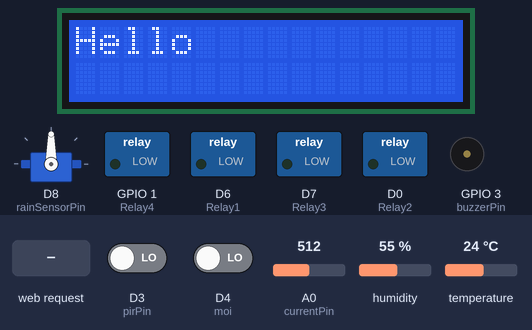
The sketch below on a simulated ESP8266 (NodeMCU). On the bench: 16×2 character LCD, servo, switched loads named in the sketch (green lamp = pin HIGH), buzzer (waves = sounding). The inputs (shaded band) are chosen by the test bench; at power-on: D3 (pirPin) LOW, humidity 55 %, D4 (moi) LOW, A0 (currentPin) = 512, temperature 24 °C. WiFi joins after 1.5 s; servers stay silent unless stated; storage starts empty; what the sketch prints to the serial monitor is not drawn.

Above: at 2.7 s.
2.8 s: D3 (pirPin) driven HIGH
At 16.1 s:
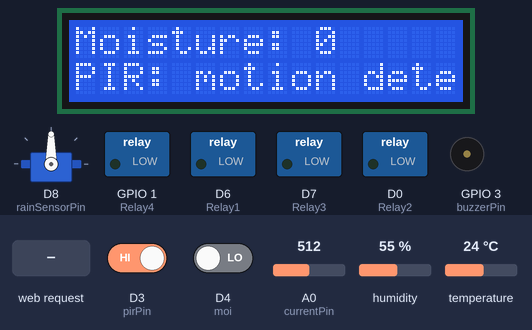
16.2 s: HTTP request GET /relay3on received
At 20.3 s:
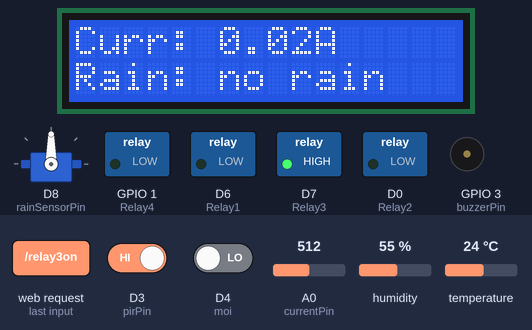
28.3 s: HTTP request GET /relay1on received
At 39.2 s:
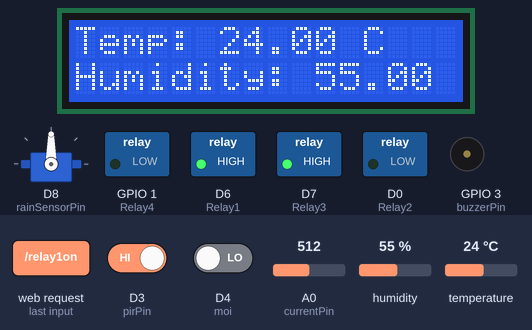
42.3 s: HTTP request GET /relay2on received
At 50.3 s:
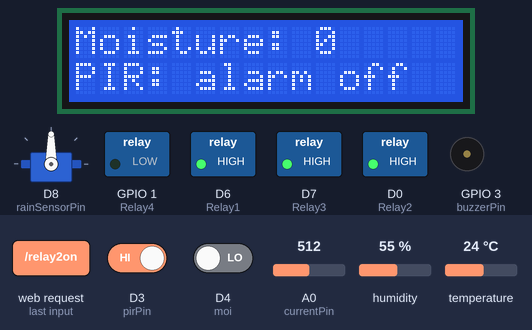
56.3 s: humidity set to 22 %
At 63.6 s:
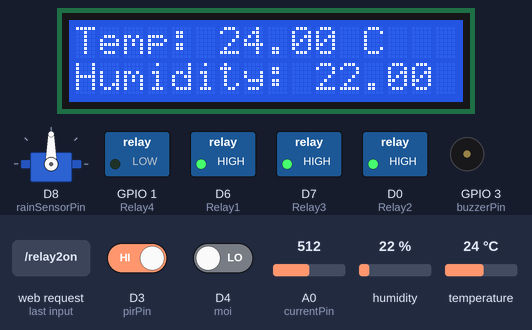
66.4 s: HTTP request GET /relay1off received
At 75.5 s:
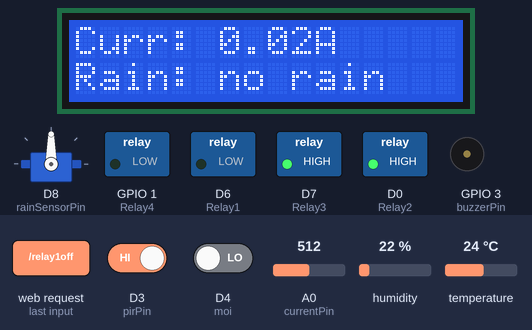
Timing chart, 0 to 77.0 s (numbered marks = the images above; inputs shaded):
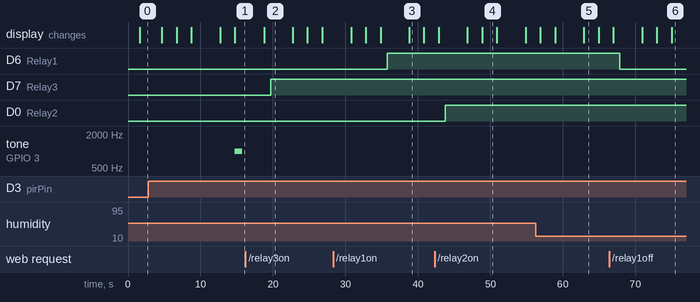

The sketch:

Final_Project.ino
```cpp
#include <ESP8266WiFi.h>
#include <FirebaseESP8266.h>
#include <WiFiManager.h>
#include <DHT.h>
#include <Wire.h>
#include <LiquidCrystal_I2C.h>
#include <Servo.h>
#include <ESP8266WebServer.h>
#include <LittleFS.h>

// WiFi settings
#define WIFI_SSID "Thabiso"
#define WIFI_PASSWORD "tdzc3314"

// ESP8266WebServer server(80);

// Firebase settings
#define FIREBASE_HOST "smart-house-cbef7-default-rtdb.firebaseio.com"
#define FIREBASE_AUTH "QwfMBlApj2mgdCO05BYrVsyBwOhRzMKUYA0i63P6"

// DHT sensor settings
#define DHTPIN 14
#define DHTTYPE DHT11

// Relay control pins
int Relay1 = 12;    // D6
int Relay2 = 16;    // D0
int Relay3 = 13;    // D7
int Relay4 = 1;     // TX
int pirPin = 0;     // D3
int rainSensorPin = D8; // Rain sensor pin
int currentPin = A0; // SD2 ACS712 current sensor pin
int buzzerPin = 3; // Digital pin for the buzzer RX
int moi = D4;

#define I2C_ADDR    0x27
#define LCD_COLS    16
#define LCD_ROWS    2

DHT dht(DHTPIN, DHTTYPE);
ESP8266WebServer server(80);
LiquidCrystal_I2C lcd(I2C_ADDR, LCD_COLS, LCD_ROWS);
Servo servo;

FirebaseData firebaseData;
void updateFirebaseData(const String& key);
// String firebasePath = "/data";

void handleFileRead(String path) {
  if (path.endsWith("/")) {
    path += "index.html";
  }

  String contentType = "text/plain";
  if (path.endsWith("index.html")) {
    contentType = "text/html";
  } else if (path.endsWith("style.css")) {
    contentType = "text/css";
  } else if (path.endsWith("smart.js")) {
    contentType = "application/javascript";
  } else if (path.endsWith(".ico")) {
    contentType = "image/x-icon";
  }

  if (LittleFS.exists(path)) {
    File file = LittleFS.open(path, "r");
    size_t sent = server.streamFile(file, contentType);
    file.close();
    return;
  }

  server.send(404, "text/plain", "File Not Found");
}

void handleRoot() {
  handleFileRead("/index.html");
}

void handleRelay1On() {
  digitalWrite(Relay1, HIGH);
  server.send(200, "text/plain", "Relay 1 is ON");
}

void handleRelay1Off() {
  digitalWrite(Relay1, LOW);
  server.send(200, "text/plain", "Relay 1 is OFF");
}

void handleRelay2On() {
  digitalWrite(Relay2, HIGH);
  server.send(200, "text/plain", "Relay 2 is ON");
}

void handleRelay2Off() {
  digitalWrite(Relay2, LOW);
  server.send(200, "text/plain", "Relay 2 is OFF");
}

void handleRelay3On() {
  digitalWrite(Relay3, HIGH);
  server.send(200, "text/plain", "Relay 3 is ON");
}

void handleRelay3Off() {
  digitalWrite(Relay3, LOW);
  server.send(200, "text/plain", "Relay 3 is OFF");
}

void setup() {
  pinMode(Relay1, OUTPUT);
  pinMode(Relay2, OUTPUT);
  pinMode(Relay3, OUTPUT);
  pinMode(Relay4, OUTPUT);
  pinMode(pirPin, INPUT_PULLUP);
  pinMode(rainSensorPin, INPUT);
  pinMode(moi, INPUT);
  pinMode(buzzerPin, OUTPUT);

  digitalWrite(Relay1, LOW);
  digitalWrite(Relay2, LOW);
  digitalWrite(Relay3, LOW);
  digitalWrite(Relay4, LOW);

  Serial.begin(9600);

  WiFiManager wifiManager;
  wifiManager.autoConnect("MyWiFi");

  if (!LittleFS.begin()) {
    Serial.println("Error initializing LittleFS");
    while (1) {
      delay(1000);
    }
  }

  server.on("/", handleRoot);
  server.on("/relay1on", handleRelay1On);
  server.on("/relay1off", handleRelay1Off);
  server.on("/relay2on", handleRelay2On);
  server.on("/relay2off", handleRelay2Off);
  server.on("/relay3on", handleRelay3On);
  server.on("/relay3off", handleRelay3Off);

  server.onNotFound([]() {
    handleFileRead(server.uri());
  });

  server.begin();
  Serial.println("HTTP server started");

  Firebase.begin(FIREBASE_HOST, FIREBASE_AUTH);

  dht.begin();

  lcd.begin();
  lcd.print("Hello");

  servo.attach(D8);
}

void loop() {
  float hum = dht.readHumidity();
  float tem = dht.readTemperature();
  int moiValue = digitalRead(moi);
  int pirState = digitalRead(pirPin);
  int rainSensorValue = digitalRead(rainSensorPin);
  float current = getCurrent();

  Serial.println(moiValue);
  delay(1000);

  Serial.println(hum);
  delay(1000);

  Serial.println(tem);
  delay(1000);

  float temperature = dht.readTemperature();
  float humidity = dht.readHumidity();

  lcd.clear();
  lcd.setCursor(0, 0);
  lcd.print("Temp: ");
  lcd.print(temperature);
  lcd.print(" C");

  lcd.setCursor(0, 1);
  lcd.print("Humidity: ");
  lcd.print(humidity);
  lcd.print(" %");

  delay(2000);

  lcd.clear();
  lcd.setCursor(0, 0);
  lcd.print("Moisture: ");
  lcd.print(moiValue);

  lcd.setCursor(0, 1);
  lcd.print("PIR: ");
  if (digitalRead(Relay3) == LOW) {
    if (pirState == HIGH) {
      lcd.print("motion detected");
      tone(buzzerPin, 1000);
      delay(1000);
      noTone(buzzerPin);
      delay(1000);
    } else {
      lcd.print("no motion");
      noTone(buzzerPin);
    }
  } else {
    lcd.print("alarm off");
    noTone(buzzerPin);
  }

  delay(2000);

  lcd.clear();
  lcd.setCursor(0, 0);
  lcd.print("Curr: ");
  lcd.print(current);
  lcd.print("A");

  lcd.setCursor(0, 1);
  lcd.print("Rain: ");
  if (rainSensorValue > 500) {
    lcd.print("rain detected");
    servo.write(180);
    delay(2000);
  } else {
    lcd.print("no rain");
  }

  updateFirebaseData("humidity");
  updateFirebaseData("temperature");
  updateFirebaseData("moisture");
  updateFirebaseData("pirState");
  updateFirebaseData("rainSensorValue");
  updateFirebaseData("current");

  server.handleClient();

  WiFiClient client = server.client();
  if (!client)
    return;

  String data = checkClient(client);
  Serial.print(data);

  if (data == "Relay1ON") {
    digitalWrite(Relay1, LOW);
  } else if (data == "Relay1OFF") {
    digitalWrite(Relay1, HIGH);
  } else if (data == "Relay2ON") {
    digitalWrite(Relay2, LOW);
  } else if (data == "Relay2OFF") {
    digitalWrite(Relay2, HIGH);
  } else if (data == "Relay3ON") {
    digitalWrite(Relay3, LOW);
  } else if (data == "Relay3OFF") {
    digitalWrite(Relay3, HIGH);
  } else if (data == "AlarmOn" && pirState == HIGH) {
    lcd.print("motion detected");
    tone(buzzerPin, 1000);
    delay(100);
    noTone(buzzerPin);
    delay(100);
  } else if (data == "AlarmOff") {
    lcd.print("alarm off");
    noTone(buzzerPin);
  }
}

void updateFirebaseData(const String& key) {
  float value;

  if (key == "temperature")
    value = dht.readTemperature();
  else if (key == "humidity")
    value = dht.readHumidity();
  else if (key == "moisture")
    value = analogRead(A0);
  else if (key == "current")
    value = getCurrent();

  Firebase.setFloat(firebaseData, key, value);

  if (firebaseData.httpCode() == 200) {
    Serial.println(key + " updated successfully!");
  } else {
    Serial.println("Failed to update " + key + "!");
  }
}

String checkClient(WiFiClient& client) {
  while (!client.available())
    delay(1);

  String request = client.readStringUntil('\r');
  request.remove(0, 5);
  request.remove(request.length() - 9, 9);
  return request;
}

float getCurrent() {
  int sensorValue = analogRead(currentPin);
  float voltage = sensorValue * (3.3 / 1023.0);
  float current = (voltage - 1.65) / 0.066;
  return current;
}
```

Measured:
- after the input at 2.8 s, tone on GPIO 3 (buzzerPin): silent → 1000 Hz after 11.9 s, → silent 1.0 s later; the display: first differs from a run without the input after 11.9 s (image 1)
- after the input at 16.2 s, D7 (Relay3): LOW → HIGH after 3.5 s; tone on GPIO 3 (buzzerPin): stays silent (without the input it goes to 1000 Hz after 8.6 s)
- after the input at 28.3 s, D6 (Relay1): LOW → HIGH after 7.5 s
- after the input at 42.3 s, D0 (Relay2): LOW → HIGH after 1.5 s
- after the input at 66.4 s, D6 (Relay1): HIGH → LOW after 1.5 s
- what the display in image 2 shows lasts 3.9 s, from 18.8 s to 22.7 s
- what the display in image 3 shows lasts 2.0 s, from 38.8 s to 40.8 s
